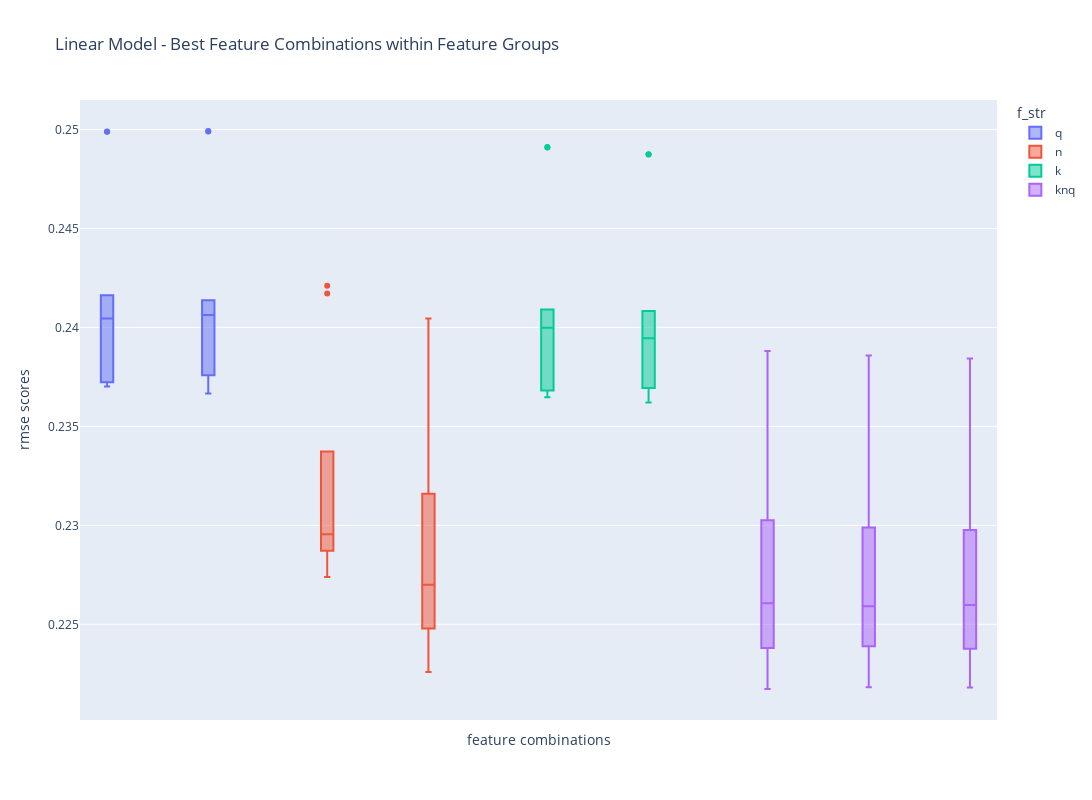

This figure's notebook cell:
### Code cell
fig = px.box(df_metrics[(df_metrics['features'].isin(x)) & (df_metrics['model'] == 'lr')], x='features',
             y='rmse_scores', title='RMSE Boxplot of Best Feature Combinations', color='f_str')
fig.update_layout(height=800, width=1100,
                  title_text="Linear Model - Best Feature Combinations within Feature Groups",
                  xaxis_title="feature combinations", yaxis_title="rmse scores")
fig.update_xaxes(showticklabels=False)
fig.show()

### Figure 1 — Plotly figure (JSON) as saved in the notebook; plotly's stock layout.template omitted (floating-point values rounded to 4 significant figures)
{"data": [{"alignmentgroup": "True", "hovertemplate": "f_str=q<br>features=%{x}<br>rmse_scores=%{y}<extra></extra>", "legendgroup": "q", "marker": {"color": "#636efa"}, "name": "q", "notched": false, "offsetgroup": "q", "orientation": "v", "showlegend": true, "type": "box", "x": ["f_0_neuralness,f_4_has_special_char", "f_0_neuralness,f_4_has_special_char", "f_0_neuralness,f_4_has_special_char", "f_0_neuralness,f_4_has_special_char", "f_0_neuralness,f_4_has_special_char", "f_0_neuralness,f_1_num_of_terms,f_2_query_length,f_4_has_special_char", "f_0_neuralness,f_1_num_of_terms,f_2_query_length,f_4_has_special_char", "f_0_neuralness,f_1_num_of_terms,f_2_query_length,f_4_has_special_char", "f_0_neuralness,f_1_num_of_terms,f_2_query_length,f_4_has_special_char", "f_0_neuralness,f_1_num_of_terms,f_2_query_length,f_4_has_special_char", "f_0_neuralness,f_4_has_special_char", "f_0_neuralness,f_4_has_special_char", "f_0_neuralness,f_4_has_special_char", "f_0_neuralness,f_4_has_special_char", "f_0_neuralness,f_4_has_special_char", "f_0_neuralness,f_1_num_of_terms,f_2_query_length,f_4_has_special_char", "f_0_neuralness,f_1_num_of_terms,f_2_query_length,f_4_has_special_char", "f_0_neuralness,f_1_num_of_terms,f_2_query_length,f_4_has_special_char", "f_0_neuralness,f_1_num_of_terms,f_2_query_length,f_4_has_special_char", "f_0_neuralness,f_1_num_of_terms,f_2_query_length,f_4_has_special_char"], "x0": " ", "xaxis": "x", "y": [0.2499, 0.2416, 0.237, 0.2404, 0.2372, 0.2499, 0.2413, 0.2367, 0.2406, 0.2376, 0.2499, 0.2416, 0.2371, 0.2405, 0.2373, 0.2499, 0.2414, 0.2367, 0.2406, 0.2376], "y0": " ", "yaxis": "y"}, {"alignmentgroup": "True", "hovertemplate": "f_str=n<br>features=%{x}<br>rmse_scores=%{y}<extra></extra>", "legendgroup": "n", "marker": {"color": "#EF553B"}, "name": "n", "notched": false, "offsetgroup": "n", "orientation": "v", "showlegend": true, "type": "box", "x": ["f_0_neuralness,f_8_max_semantic_score", "f_0_neuralness,f_8_max_semantic_score", "f_0_neuralness,f_8_max_semantic_score", "f_0_neuralness,f_8_max_semantic_score", "f_0_neuralness,f_8_max_semantic_score", "f_0_neuralness,f_8_max_semantic_score,f_9_avg_semantic_score", "f_0_neuralness,f_8_max_semantic_score,f_9_avg_semantic_score", "f_0_neuralness,f_8_max_semantic_score,f_9_avg_semantic_score", "f_0_neuralness,f_8_max_semantic_score,f_9_avg_semantic_score", "f_0_neuralness,f_8_max_semantic_score,f_9_avg_semantic_score", "f_0_neuralness,f_8_max_semantic_score", "f_0_neuralness,f_8_max_semantic_score", "f_0_neuralness,f_8_max_semantic_score", "f_0_neuralness,f_8_max_semantic_score", "f_0_neuralness,f_8_max_semantic_score", "f_0_neuralness,f_8_max_semantic_score,f_9_avg_semantic_score", "f_0_neuralness,f_8_max_semantic_score,f_9_avg_semantic_score", "f_0_neuralness,f_8_max_semantic_score,f_9_avg_semantic_score", "f_0_neuralness,f_8_max_semantic_score,f_9_avg_semantic_score", "f_0_neuralness,f_8_max_semantic_score,f_9_avg_semantic_score"], "x0": " ", "xaxis": "x", "y": [0.2417, 0.2287, 0.2288, 0.2337, 0.2274, 0.2354, 0.2254, 0.2242, 0.2248, 0.2226, 0.2421, 0.2301, 0.229, 0.2337, 0.2282, 0.2404, 0.2289, 0.2273, 0.2316, 0.2267], "y0": " ", "yaxis": "y"}, {"alignmentgroup": "True", "hovertemplate": "f_str=k<br>features=%{x}<br>rmse_scores=%{y}<extra></extra>", "legendgroup": "k", "marker": {"color": "#00cc96"}, "name": "k", "notched": false, "offsetgroup": "k", "orientation": "v", "showlegend": true, "type": "box", "x": ["f_0_neuralness,f_5_num_results,f_6_max_title_score", "f_0_neuralness,f_5_num_results,f_6_max_title_score", "f_0_neuralness,f_5_num_results,f_6_max_title_score", "f_0_neuralness,f_5_num_results,f_6_max_title_score", "f_0_neuralness,f_5_num_results,f_6_max_title_score", "f_0_neuralness,f_5_num_results,f_6_max_title_score,f_7_sum_title_scores", "f_0_neuralness,f_5_num_results,f_6_max_title_score,f_7_sum_title_scores", "f_0_neuralness,f_5_num_results,f_6_max_title_score,f_7_sum_title_scores", "f_0_neuralness,f_5_num_results,f_6_max_title_score,f_7_sum_title_scores", "f_0_neuralness,f_5_num_results,f_6_max_title_score,f_7_sum_title_scores", "f_0_neuralness,f_5_num_results,f_6_max_title_score", "f_0_neuralness,f_5_num_results,f_6_max_title_score", "f_0_neuralness,f_5_num_results,f_6_max_title_score", "f_0_neuralness,f_5_num_results,f_6_max_title_score", "f_0_neuralness,f_5_num_results,f_6_max_title_score", "f_0_neuralness,f_5_num_results,f_6_max_title_score,f_7_sum_title_scores", "f_0_neuralness,f_5_num_results,f_6_max_title_score,f_7_sum_title_scores", "f_0_neuralness,f_5_num_results,f_6_max_title_score,f_7_sum_title_scores", "f_0_neuralness,f_5_num_results,f_6_max_title_score,f_7_sum_title_scores", "f_0_neuralness,f_5_num_results,f_6_max_title_score,f_7_sum_title_scores"], "x0": " ", "xaxis": "x", "y": [0.2491, 0.2408, 0.2365, 0.24, 0.2368, 0.2488, 0.2408, 0.2362, 0.2394, 0.2369, 0.2491, 0.2409, 0.2365, 0.24, 0.2369, 0.2487, 0.2408, 0.2363, 0.2395, 0.237], "y0": " ", "yaxis": "y"}, {"alignmentgroup": "True", "hovertemplate": "f_str=knq<br>features=%{x}<br>rmse_scores=%{y}<extra></extra>", "legendgroup": "knq", "marker": {"color": "#ab63fa"}, "name": "knq", "notched": false, "offsetgroup": "knq", "orientation": "v", "showlegend": true, "type": "box", "x": ["f_0_neuralness,f_1_num_of_terms,f_2_query_length,f_3_has_numbers,f_4_has_special_char,f_5_num_results,f_6_max_title_score,f_8_max_semantic_score,f_9_avg_semantic_score", "f_0_neuralness,f_1_num_of_terms,f_2_query_length,f_3_has_numbers,f_4_has_special_char,f_5_num_results,f_6_max_title_score,f_8_max_semantic_score,f_9_avg_semantic_score", "f_0_neuralness,f_1_num_of_terms,f_2_query_length,f_3_has_numbers,f_4_has_special_char,f_5_num_results,f_6_max_title_score,f_8_max_semantic_score,f_9_avg_semantic_score", "f_0_neuralness,f_1_num_of_terms,f_2_query_length,f_3_has_numbers,f_4_has_special_char,f_5_num_results,f_6_max_title_score,f_8_max_semantic_score,f_9_avg_semantic_score", "f_0_neuralness,f_1_num_of_terms,f_2_query_length,f_3_has_numbers,f_4_has_special_char,f_5_num_results,f_6_max_title_score,f_8_max_semantic_score,f_9_avg_semantic_score", "f_0_neuralness,f_1_num_of_terms,f_2_query_length,f_3_has_numbers,f_5_num_results,f_6_max_title_score,f_7_sum_title_scores,f_8_max_semantic_score,f_9_avg_semantic_score", "f_0_neuralness,f_1_num_of_terms,f_2_query_length,f_3_has_numbers,f_5_num_results,f_6_max_title_score,f_7_sum_title_scores,f_8_max_semantic_score,f_9_avg_semantic_score", "f_0_neuralness,f_1_num_of_terms,f_2_query_length,f_3_has_numbers,f_5_num_results,f_6_max_title_score,f_7_sum_title_scores,f_8_max_semantic_score,f_9_avg_semantic_score", "f_0_neuralness,f_1_num_of_terms,f_2_query_length,f_3_has_numbers,f_5_num_results,f_6_max_title_score,f_7_sum_title_scores,f_8_max_semantic_score,f_9_avg_semantic_score", "f_0_neuralness,f_1_num_of_terms,f_2_query_length,f_3_has_numbers,f_5_num_results,f_6_max_title_score,f_7_sum_title_scores,f_8_max_semantic_score,f_9_avg_semantic_score", "f_0_neuralness,f_1_num_of_terms,f_2_query_length,f_3_has_numbers,f_4_has_special_char,f_5_num_results,f_6_max_title_score,f_7_sum_title_scores,f_8_max_semantic_score,f_9_avg_semantic_score", "f_0_neuralness,f_1_num_of_terms,f_2_query_length,f_3_has_numbers,f_4_has_special_char,f_5_num_results,f_6_max_title_score,f_7_sum_title_scores,f_8_max_semantic_score,f_9_avg_semantic_score", "f_0_neuralness,f_1_num_of_terms,f_2_query_length,f_3_has_numbers,f_4_has_special_char,f_5_num_results,f_6_max_title_score,f_7_sum_title_scores,f_8_max_semantic_score,f_9_avg_semantic_score", "f_0_neuralness,f_1_num_of_terms,f_2_query_length,f_3_has_numbers,f_4_has_special_char,f_5_num_results,f_6_max_title_score,f_7_sum_title_scores,f_8_max_semantic_score,f_9_avg_semantic_score", "f_0_neuralness,f_1_num_of_terms,f_2_query_length,f_3_has_numbers,f_4_has_special_char,f_5_num_results,f_6_max_title_score,f_7_sum_title_scores,f_8_max_semantic_score,f_9_avg_semantic_score", "f_0_neuralness,f_1_num_of_terms,f_2_query_length,f_3_has_numbers,f_4_has_special_char,f_5_num_results,f_6_max_title_score,f_8_max_semantic_score,f_9_avg_semantic_score", "f_0_neuralness,f_1_num_of_terms,f_2_query_length,f_3_has_numbers,f_4_has_special_char,f_5_num_results,f_6_max_title_score,f_8_max_semantic_score,f_9_avg_semantic_score", "f_0_neuralness,f_1_num_of_terms,f_2_query_length,f_3_has_numbers,f_4_has_special_char,f_5_num_results,f_6_max_title_score,f_8_max_semantic_score,f_9_avg_semantic_score", "f_0_neuralness,f_1_num_of_terms,f_2_query_length,f_3_has_numbers,f_4_has_special_char,f_5_num_results,f_6_max_title_score,f_8_max_semantic_score,f_9_avg_semantic_score", "f_0_neuralness,f_1_num_of_terms,f_2_query_length,f_3_has_numbers,f_4_has_special_char,f_5_num_results,f_6_max_title_score,f_8_max_semantic_score,f_9_avg_semantic_score", "f_0_neuralness,f_1_num_of_terms,f_2_query_length,f_3_has_numbers,f_5_num_results,f_6_max_title_score,f_7_sum_title_scores,f_8_max_semantic_score,f_9_avg_semantic_score", "f_0_neuralness,f_1_num_of_terms,f_2_query_length,f_3_has_numbers,f_5_num_results,f_6_max_title_score,f_7_sum_title_scores,f_8_max_semantic_score,f_9_avg_semantic_score", "f_0_neuralness,f_1_num_of_terms,f_2_query_length,f_3_has_numbers,f_5_num_results,f_6_max_title_score,f_7_sum_title_scores,f_8_max_semantic_score,f_9_avg_semantic_score", "f_0_neuralness,f_1_num_of_terms,f_2_query_length,f_3_has_numbers,f_5_num_results,f_6_max_title_score,f_7_sum_title_scores,f_8_max_semantic_score,f_9_avg_semantic_score", "f_0_neuralness,f_1_num_of_terms,f_2_query_length,f_3_has_numbers,f_5_num_results,f_6_max_title_score,f_7_sum_title_scores,f_8_max_semantic_score,f_9_avg_semantic_score", "f_0_neuralness,f_1_num_of_terms,f_2_query_length,f_3_has_numbers,f_4_has_special_char,f_5_num_results,f_6_max_title_score,f_7_sum_title_scores,f_8_max_semantic_score,f_9_avg_semantic_score", "f_0_neuralness,f_1_num_of_terms,f_2_query_length,f_3_has_numbers,f_4_has_special_char,f_5_num_results,f_6_max_title_score,f_7_sum_title_scores,f_8_max_semantic_score,f_9_avg_semantic_score", "f_0_neuralness,f_1_num_of_terms,f_2_query_length,f_3_has_numbers,f_4_has_special_char,f_5_num_results,f_6_max_title_score,f_7_sum_title_scores,f_8_max_semantic_score,f_9_avg_semantic_score", "f_0_neuralness,f_1_num_of_terms,f_2_query_length,f_3_has_numbers,f_4_has_special_char,f_5_num_results,f_6_max_title_score,f_7_sum_title_scores,f_8_max_semantic_score,f_9_avg_semantic_score", "f_0_neuralness,f_1_num_of_terms,f_2_query_length,f_3_has_numbers,f_4_has_special_char,f_5_num_results,f_6_max_title_score,f_7_sum_title_scores,f_8_max_semantic_score,f_9_avg_semantic_score"], "x0": " ", "xaxis": "x", "y": [0.2338, 0.2238, 0.2225, 0.2239, 0.2217, 0.2339, 0.2239, 0.2222, 0.2239, 0.2218, 0.2337, 0.2238, 0.2224, 0.2238, 0.2218, 0.2388, 0.2272, 0.2259, 0.2303, 0.2262, 0.2386, 0.2272, 0.2256, 0.2299, 0.2263, 0.2384, 0.2271, 0.2257, 0.2298, 0.2262], "y0": " ", "yaxis": "y"}], "layout": {"boxmode": "group", "height": 800, "legend": {"title": {"text": "f_str"}, "tracegroupgap": 0}, "title": {"text": "Linear Model - Best Feature Combinations within Feature Groups"}, "width": 1100, "xaxis": {"anchor": "y", "autorange": true, "domain": [0, 1], "range": [-0.5295, 8.529], "showticklabels": false, "title": {"text": "feature combinations"}, "type": "category"}, "yaxis": {"anchor": "x", "autorange": true, "domain": [0, 1], "range": [0.2202, 0.2515], "title": {"text": "rmse scores"}, "type": "linear"}}}
